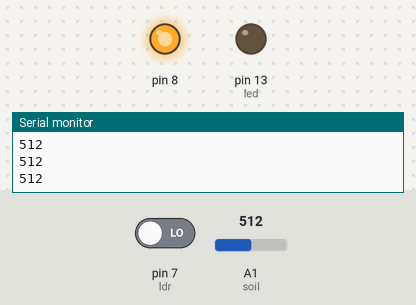
Simulated run of this sketch. Board: Arduino Uno, built with avr-gcc and run on an emulated ATmega328P. On the bench: output pins drawn as LEDs (lit = HIGH), the last lines printed to the serial monitor. The inputs (shaded band) are chosen by the test bench; at power-on: pin 7 (ldr) LOW, A1 (soil) = 512.

Above: at 1.4 s.
1.5 s: pin 7 (ldr) driven HIGH
At 2.9 s:
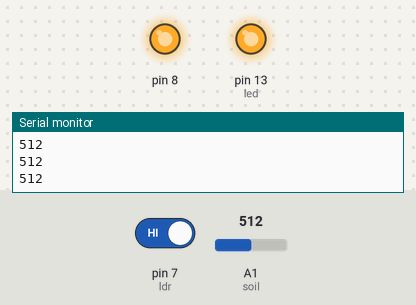
3.3 s: A1 (soil) set to 576
5.3 s: A1 (soil) set to 599
At 7.1 s:
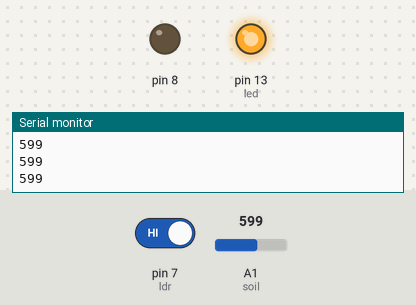
7.5 s: A1 (soil) set to 580
At 9.3 s:
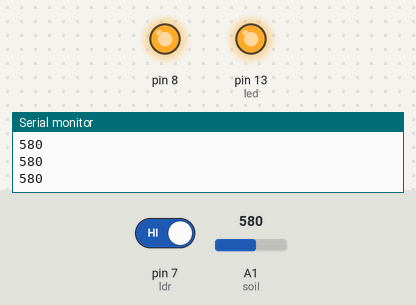
9.9 s: A1 (soil) set to 600
At 11.4 s:
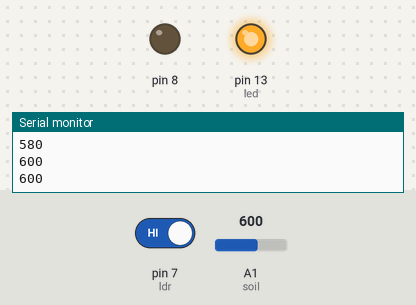
Timing chart, 0 to 12.9 s (numbered marks = the images above; inputs shaded):
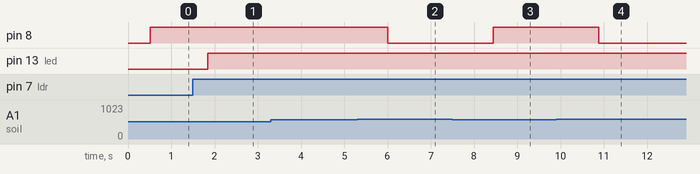

The sketch:

sketch_mar01a.ino
```cpp
int soil = A1;   //connect soil to A0
int value= 0; //define value 0
const int ldr = 7;
const int led = 13;
void setup()
{
  pinMode(8,OUTPUT);
  pinMode(A1,INPUT);
   pinMode(ldr,INPUT);//define pin as input sensor
  pinMode(led,OUTPUT);//define pin as output sensor
 Serial.begin(9600); //this is not necessary-but to show value to pc

}
void loop()
{
 value = analogRead(soil );  //read value-analog from A0
 Serial.println(value);
 delay(10);
 int y =digitalRead(ldr);//read the sensor
if (y==1){
  digitalWrite(led,HIGH);//turn on led
}else{digitalWrite(led,LOW);//turn off led
}
delay(500);
 if(value>590)  //change the value as you wish
 {
   digitalWrite(8, LOW);
   delay(100);
 }
 else
 {
     digitalWrite(8,HIGH);
   delay(100);
 }
}
```

Measured:
- the behaviour switches between 590 and 591 on A1 (soil) (found by bisection; images 1 and 2)
- after the input at 1.5 s, pin 13 (led): LOW → HIGH after 0.34 s
- after the input at 5.3 s, pin 8: HIGH → LOW after 0.70 s
- after the input at 7.5 s, pin 8: LOW → HIGH after 0.94 s
- after the input at 9.9 s, pin 8: HIGH → LOW after 0.99 s
